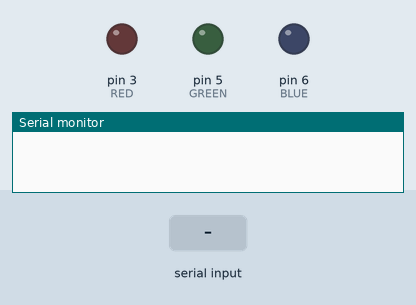
Bench run of a sketch on a simulated Arduino Uno, built with avr-gcc and run on an emulated ATmega328P. Parts: output pins drawn as LEDs (lit = HIGH), the last lines printed to the serial monitor. The inputs (shaded band) are chosen by the test bench.

Above: at 1.2 s.
1.3 s: "R" received over Serial
At 2.5 s:
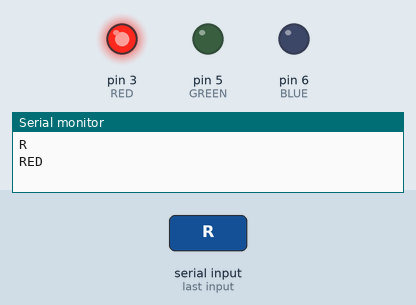
4.3 s: "G" received over Serial
At 4.7 s:
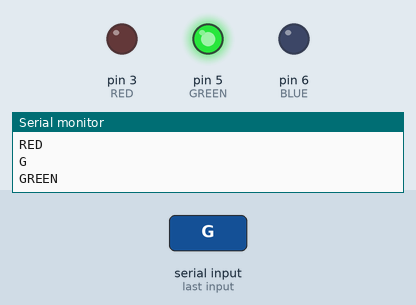
7.3 s: "B" received over Serial
At 8.2 s:
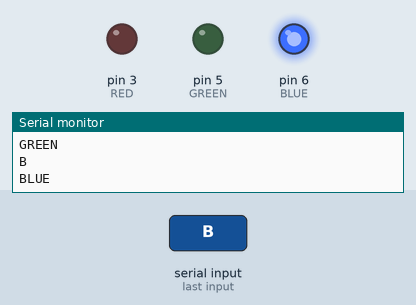
10.3 s: "P" received over Serial
At 11.7 s:
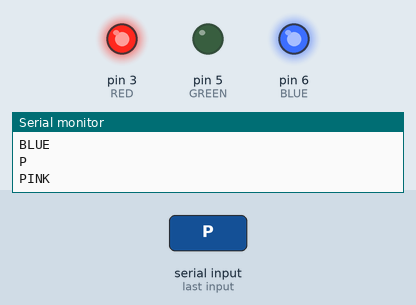
13.3 s: "Y" received over Serial
At 14.0 s:
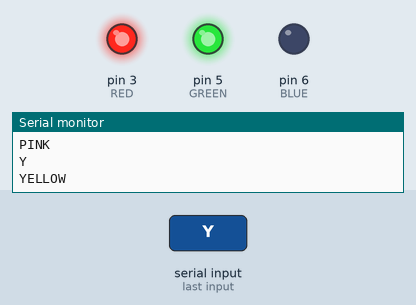
16.3 s: "C" received over Serial
At 17.5 s:
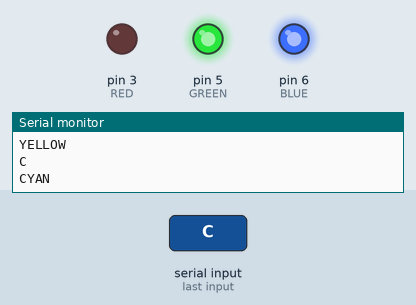
Timing chart, 0 to 19.8 s (numbered marks = the images above; inputs shaded):
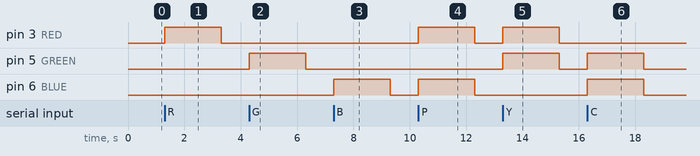

The sketch:

poc-zb-cyd.ino
```cpp
/*
  Bluetooh Basic: LED ON OFF - Avishkar
  Coder - Mayoogh Girish
  Website - http://bit.do/Avishkar
  Download the App : https://github.com/Mayoogh/Arduino-Bluetooth-Basic
  This program lets you to control a LED on pin 13 of arduino using a bluetooth module
*/
char data = 0;            //Variable for storing received data
int value = 0;


// Define Pins
#define RED 3
#define GREEN 5
#define BLUE 6

#define delayTime 10 // fading time between colors


void setup()
{
  Serial.begin(9600); //Sets the baud for serial data transmission

  pinMode(RED, OUTPUT);
  pinMode(GREEN, OUTPUT);
  pinMode(BLUE, OUTPUT);
  digitalWrite(RED, LOW);
  digitalWrite(GREEN, LOW);
  digitalWrite(BLUE, LOW);
}

void loop()
{

  if (Serial.available() > 0)     // Send data only when you receive data:
  {
    data = Serial.read();        //Read the incoming data & store into data
    Serial.println(data);
    if (data == 'R') {
      Serial.println("RED");
      analogWrite(RED, 255);
      delay(2000);
      digitalWrite(RED, LOW);

    } else if (data == 'G') {
      Serial.println("GREEN");
      analogWrite(GREEN, 255);
      delay(2000);
      digitalWrite(GREEN, LOW);

    } else if (data == 'B') {
      Serial.println("BLUE");
      analogWrite(BLUE, 255);
      delay(2000);
      digitalWrite(BLUE, LOW);

    } else if (data == 'P') {
      Serial.println("PINK");
      analogWrite(RED, 255);
      analogWrite(BLUE, 255);
      delay(2000);
      digitalWrite(RED, LOW);
      digitalWrite(BLUE, LOW);

    } else if (data == 'Y') {
      Serial.println("YELLOW");
      analogWrite(RED, 255);
      analogWrite(GREEN, 255);
      delay(2000);
      digitalWrite(RED, LOW);
      digitalWrite(GREEN, LOW);

    } else if (data == 'C') {
      Serial.println("CYAN");
      analogWrite(BLUE, 255);
      analogWrite(GREEN, 255);
      delay(2000);
      digitalWrite(BLUE, LOW);
      digitalWrite(GREEN, LOW);

    } else if (data == 'W') {
      Serial.println("WHITE");
      analogWrite(BLUE, 255);
      analogWrite(GREEN, 255);
      analogWrite(RED, 255);
      delay(2000);
      digitalWrite(BLUE, LOW);
      digitalWrite(GREEN, LOW);
      digitalWrite(RED, LOW);


    } else if (data == 'S') {
      Serial.println("STOPALL");
      digitalWrite(RED, LOW);
      digitalWrite(GREEN, LOW);
      digitalWrite(BLUE, LOW);

    }
  }
}
```

Measured:
- after the input at 1.3 s, pin 3 (RED): LOW → HIGH at once, → LOW 2.0 s later
- after the input at 4.3 s, pin 5 (GREEN): LOW → HIGH at once, → LOW 2.0 s later
- after the input at 7.3 s, pin 6 (BLUE): LOW → HIGH at once, → LOW 2.0 s later
- after the input at 10.3 s, pin 3 (RED), pin 6 (BLUE): LOW → HIGH at once, → LOW 2.0 s later
- after the input at 13.3 s, pin 3 (RED), pin 5 (GREEN): LOW → HIGH at once, → LOW 2.0 s later
- after the input at 16.3 s, pin 5 (GREEN), pin 6 (BLUE): LOW → HIGH at once, → LOW 2.0 s later
